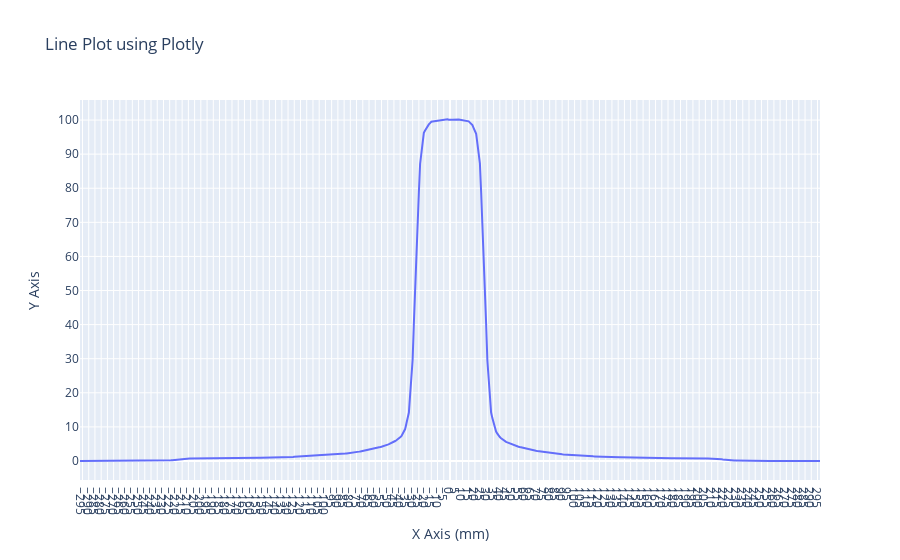
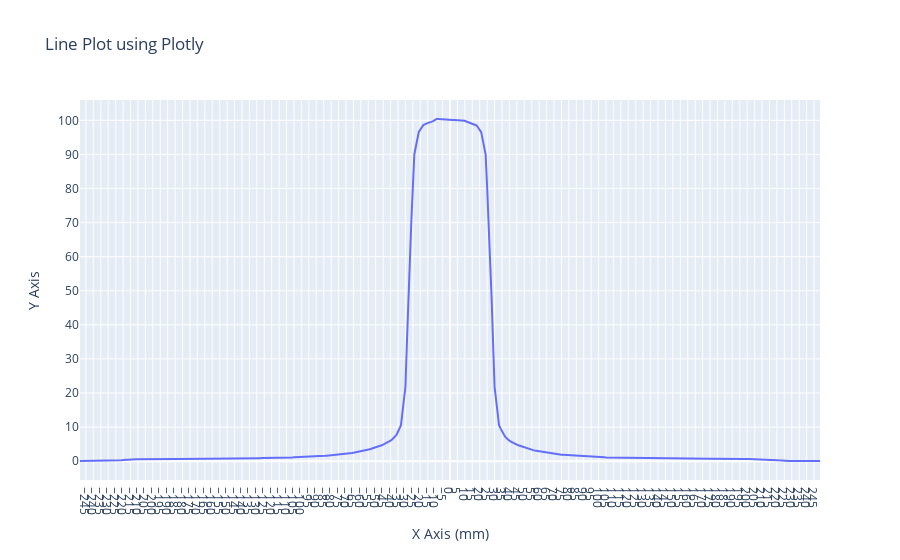
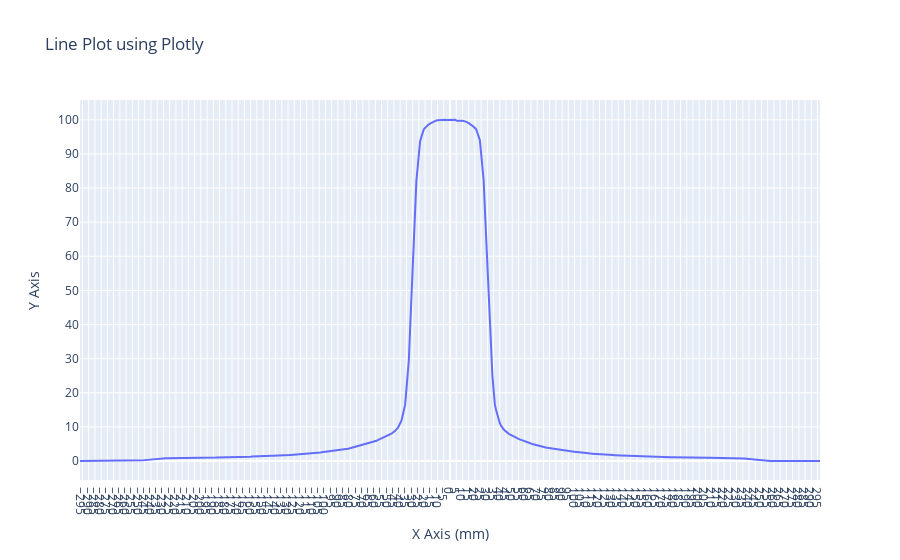
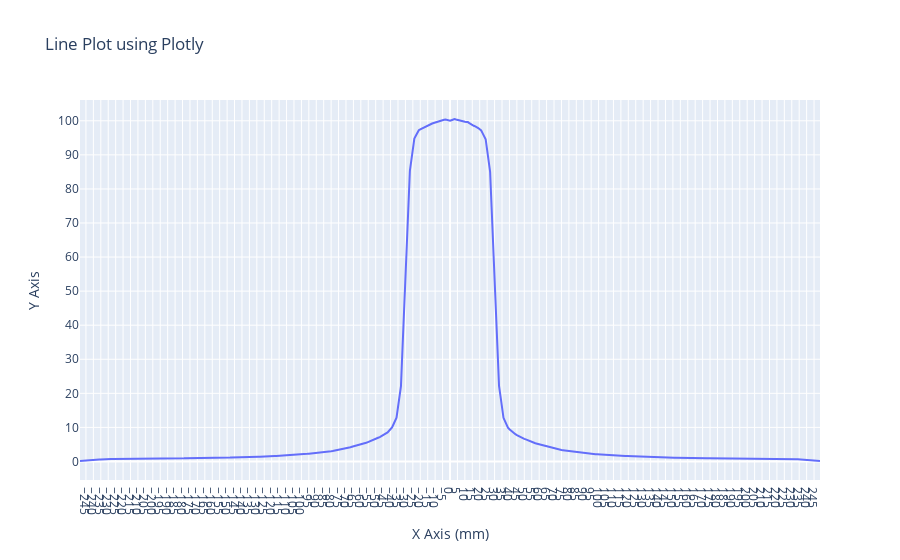

Notebook code cell kept with these figures, in order:
### Code cell
def get_dosimetric_fs(curve):
    dose = curve.relative_dose*100.0/curve.relative_dose[np.where(curve.axis == 0)[0][0]]
    # plt.figure()
    # plt.plot(curve.axis, dose)
    # plt.show()

    dose1 = dose[:len(dose)//2]
    dose2 = dose[len(dose)//2:]

    x_1 = np.interp(50, dose1, curve.axis[:len(dose)//2])
    x_2 = np.interp(50, dose2, curve.axis[len(dose)//2:])

    return x_2-x_1

def px_plot(x,y):
    # Create a figure
    import plotly.graph_objects as go
    fig = go.Figure()

    # Add a trace
    fig.add_trace(go.Scatter(x=x, y=y, mode='lines', name='Line Plot'))

    # Update layout
    fig.update_layout(
        title='Line Plot using Plotly',
        xaxis=dict(
            title='X Axis (mm)',
            tickmode='linear',  # Use 'linear' to space ticks evenly
            dtick=5  # Set distance between ticks to 1 mm
        ),
        yaxis=dict(
            title='Y Axis',
            tickmode='linear',
            dtick=10  # Example for y-axis, set distance between ticks to 5
        )
    )

    # Show the figure
    fig.show()

for curve in calc_curves:
    if curve.coordinate != 'Z' and curve.particle == 0:
        print(curve.energy, curve.depth, curve.field_size)
        print(f'FS(50%) = {round(get_dosimetric_fs(curve)/10.0,1)} cm')
        px_plot(curve.axis, curve.relative_dose*100.0/curve.relative_dose[np.where(curve.axis == 0)[0][0]])

### Figure 1 — Plotly figure (JSON) as saved in the notebook; plotly's stock layout.template omitted (floating-point values rounded to 4 significant figures; data arrays with more than 128 entries replaced by an {"elided": "..."} marker saying what was removed)
{"data": [{"mode": "lines", "name": "Line Plot", "type": "scatter", "x": {"elided": "595 int values"}, "y": {"elided": "595 float values"}}], "layout": {"title": {"text": "Line Plot using Plotly"}, "xaxis": {"dtick": 5, "tickmode": "linear", "title": {"text": "X Axis (mm)"}}, "yaxis": {"dtick": 10, "tickmode": "linear", "title": {"text": "Y Axis"}}}}

### Figure 2 — Plotly figure (JSON) as saved in the notebook; plotly's stock layout.template omitted (floating-point values rounded to 4 significant figures; data arrays with more than 128 entries replaced by an {"elided": "..."} marker saying what was removed)
{"data": [{"mode": "lines", "name": "Line Plot", "type": "scatter", "x": {"elided": "499 int values"}, "y": {"elided": "499 float values"}}], "layout": {"title": {"text": "Line Plot using Plotly"}, "xaxis": {"dtick": 5, "tickmode": "linear", "title": {"text": "X Axis (mm)"}}, "yaxis": {"dtick": 10, "tickmode": "linear", "title": {"text": "Y Axis"}}}}

### Figure 3 — Plotly figure (JSON) as saved in the notebook; plotly's stock layout.template omitted (floating-point values rounded to 4 significant figures; data arrays with more than 128 entries replaced by an {"elided": "..."} marker saying what was removed)
{"data": [{"mode": "lines", "name": "Line Plot", "type": "scatter", "x": {"elided": "595 int values"}, "y": {"elided": "595 float values"}}], "layout": {"title": {"text": "Line Plot using Plotly"}, "xaxis": {"dtick": 5, "tickmode": "linear", "title": {"text": "X Axis (mm)"}}, "yaxis": {"dtick": 10, "tickmode": "linear", "title": {"text": "Y Axis"}}}}

### Figure 4 — Plotly figure (JSON) as saved in the notebook; plotly's stock layout.template omitted (floating-point values rounded to 4 significant figures; data arrays with more than 128 entries replaced by an {"elided": "..."} marker saying what was removed)
{"data": [{"mode": "lines", "name": "Line Plot", "type": "scatter", "x": {"elided": "499 int values"}, "y": {"elided": "499 float values"}}], "layout": {"title": {"text": "Line Plot using Plotly"}, "xaxis": {"dtick": 5, "tickmode": "linear", "title": {"text": "X Axis (mm)"}}, "yaxis": {"dtick": 10, "tickmode": "linear", "title": {"text": "Y Axis"}}}}
